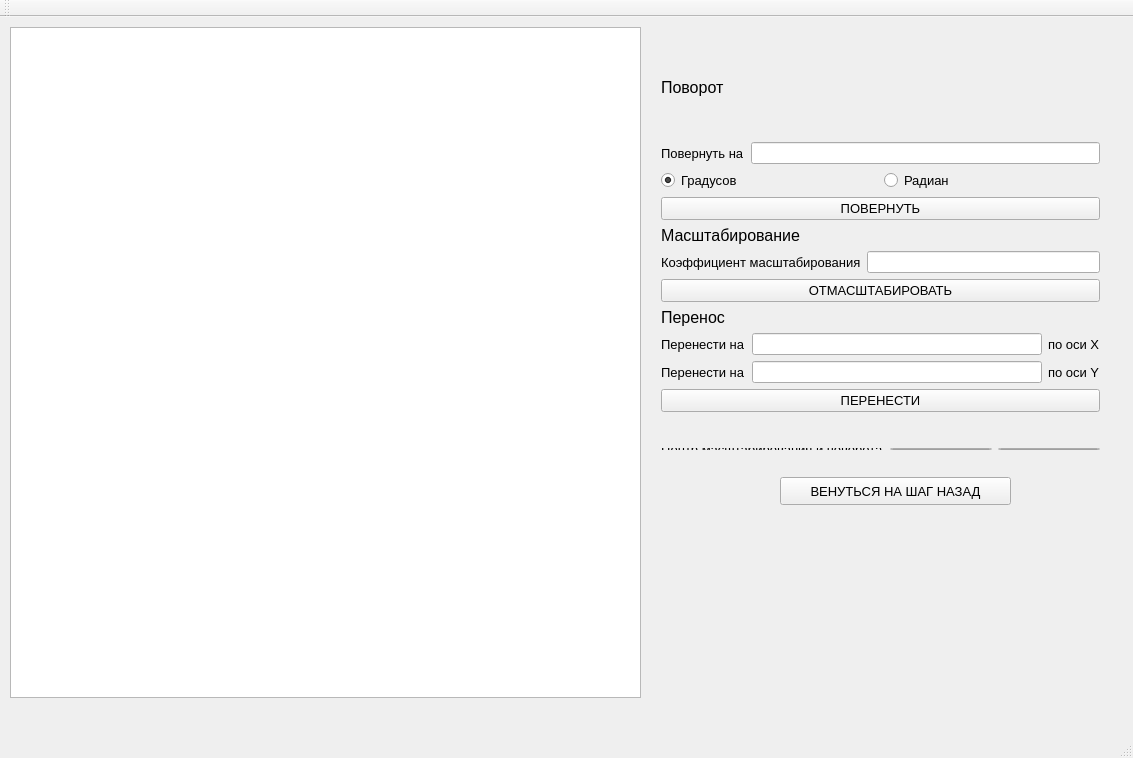
<?xml version="1.0" encoding="UTF-8"?>
<ui version="4.0">
 <class>MainWindow</class>
 <widget class="QMainWindow" name="MainWindow">
  <property name="geometry">
   <rect>
    <x>0</x>
    <y>0</y>
    <width>1133</width>
    <height>758</height>
   </rect>
  </property>
  <property name="windowTitle">
   <string>MainWindow</string>
  </property>
  <widget class="QWidget" name="centralWidget">
   <widget class="QGraphicsView" name="graphics">
    <property name="geometry">
     <rect>
      <x>10</x>
      <y>10</y>
      <width>631</width>
      <height>671</height>
     </rect>
    </property>
   </widget>
   <widget class="QPushButton" name="back">
    <property name="geometry">
     <rect>
      <x>780</x>
      <y>460</y>
      <width>231</width>
      <height>28</height>
     </rect>
    </property>
    <property name="font">
     <font>
      <pointsize>10</pointsize>
     </font>
    </property>
    <property name="text">
     <string>ВЕНУТЬСЯ НА ШАГ НАЗАД</string>
    </property>
   </widget>
   <widget class="QWidget" name="layoutWidget">
    <property name="geometry">
     <rect>
      <x>650</x>
      <y>10</y>
      <width>461</width>
      <height>396</height>
     </rect>
    </property>
    <layout class="QVBoxLayout" name="verticalLayout_5">
     <item>
      <layout class="QVBoxLayout" name="verticalLayout_2">
       <item>
        <layout class="QVBoxLayout" name="verticalLayout">
         <item>
          <widget class="QLabel" name="label">
           <property name="font">
            <font>
             <pointsize>12</pointsize>
            </font>
           </property>
           <property name="text">
            <string>Поворот</string>
           </property>
          </widget>
         </item>
         <item>
          <layout class="QHBoxLayout" name="horizontalLayout">
           <item>
            <widget class="QLabel" name="label_2">
             <property name="font">
              <font>
               <pointsize>10</pointsize>
              </font>
             </property>
             <property name="text">
              <string>Повернуть на</string>
             </property>
            </widget>
           </item>
           <item>
            <widget class="QLineEdit" name="lineEdit_rotate"/>
           </item>
          </layout>
         </item>
         <item>
          <layout class="QHBoxLayout" name="horizontalLayout_2">
           <item>
            <widget class="QRadioButton" name="deg">
             <property name="font">
              <font>
               <pointsize>10</pointsize>
              </font>
             </property>
             <property name="text">
              <string>Градусов</string>
             </property>
             <property name="checked">
              <bool>true</bool>
             </property>
            </widget>
           </item>
           <item>
            <widget class="QRadioButton" name="rad">
             <property name="font">
              <font>
               <pointsize>10</pointsize>
              </font>
             </property>
             <property name="text">
              <string>Радиан</string>
             </property>
            </widget>
           </item>
          </layout>
         </item>
        </layout>
       </item>
       <item>
        <widget class="QPushButton" name="rotate">
         <property name="font">
          <font>
           <pointsize>10</pointsize>
          </font>
         </property>
         <property name="text">
          <string>ПОВЕРНУТЬ</string>
         </property>
        </widget>
       </item>
      </layout>
     </item>
     <item>
      <layout class="QVBoxLayout" name="verticalLayout_3">
       <item>
        <layout class="QVBoxLayout" name="verticalLayout_4">
         <item>
          <widget class="QLabel" name="label_8">
           <property name="font">
            <font>
             <pointsize>12</pointsize>
            </font>
           </property>
           <property name="text">
            <string>Масштабирование</string>
           </property>
          </widget>
         </item>
         <item>
          <layout class="QHBoxLayout" name="horizontalLayout_5"/>
         </item>
         <item>
          <layout class="QHBoxLayout" name="horizontalLayout_6">
           <item>
            <widget class="QLabel" name="label_10">
             <property name="font">
              <font>
               <pointsize>10</pointsize>
              </font>
             </property>
             <property name="text">
              <string>Коэффициент масштабирования</string>
             </property>
            </widget>
           </item>
           <item>
            <widget class="QLineEdit" name="lineEdit_k"/>
           </item>
          </layout>
         </item>
         <item>
          <widget class="QPushButton" name="scale">
           <property name="font">
            <font>
             <pointsize>10</pointsize>
            </font>
           </property>
           <property name="text">
            <string>ОТМАСШТАБИРОВАТЬ</string>
           </property>
          </widget>
         </item>
        </layout>
       </item>
       <item>
        <widget class="QLabel" name="label_3">
         <property name="font">
          <font>
           <pointsize>12</pointsize>
          </font>
         </property>
         <property name="text">
          <string>Перенос</string>
         </property>
        </widget>
       </item>
       <item>
        <layout class="QHBoxLayout" name="horizontalLayout_3">
         <item>
          <widget class="QLabel" name="label_4">
           <property name="font">
            <font>
             <pointsize>10</pointsize>
            </font>
           </property>
           <property name="text">
            <string>Перенести на</string>
           </property>
          </widget>
         </item>
         <item>
          <widget class="QLineEdit" name="lineEdit_moveX"/>
         </item>
         <item>
          <widget class="QLabel" name="label_6">
           <property name="font">
            <font>
             <pointsize>10</pointsize>
            </font>
           </property>
           <property name="text">
            <string>по оси X</string>
           </property>
          </widget>
         </item>
        </layout>
       </item>
       <item>
        <layout class="QHBoxLayout" name="horizontalLayout_4">
         <item>
          <widget class="QLabel" name="label_5">
           <property name="font">
            <font>
             <pointsize>10</pointsize>
            </font>
           </property>
           <property name="text">
            <string>Перенести на</string>
           </property>
          </widget>
         </item>
         <item>
          <widget class="QLineEdit" name="lineEdit_moveY"/>
         </item>
         <item>
          <widget class="QLabel" name="label_7">
           <property name="font">
            <font>
             <pointsize>10</pointsize>
            </font>
           </property>
           <property name="text">
            <string>по оси Y</string>
           </property>
          </widget>
         </item>
        </layout>
       </item>
       <item>
        <widget class="QPushButton" name="move">
         <property name="font">
          <font>
           <pointsize>10</pointsize>
          </font>
         </property>
         <property name="text">
          <string>ПЕРЕНЕСТИ</string>
         </property>
        </widget>
       </item>
      </layout>
     </item>
    </layout>
   </widget>
   <widget class="QWidget" name="">
    <property name="geometry">
     <rect>
      <x>650</x>
      <y>420</y>
      <width>461</width>
      <height>24</height>
     </rect>
    </property>
    <layout class="QHBoxLayout" name="horizontalLayout_7">
     <item>
      <widget class="QLabel" name="label_9">
       <property name="font">
        <font>
         <pointsize>10</pointsize>
        </font>
       </property>
       <property name="text">
        <string>Центр масштабирования и поворота</string>
       </property>
      </widget>
     </item>
     <item>
      <widget class="QLineEdit" name="lineEdit_mX"/>
     </item>
     <item>
      <widget class="QLineEdit" name="lineEdit_mY"/>
     </item>
    </layout>
   </widget>
  </widget>
  <widget class="QMenuBar" name="menuBar">
   <property name="geometry">
    <rect>
     <x>0</x>
     <y>0</y>
     <width>1133</width>
     <height>26</height>
    </rect>
   </property>
  </widget>
  <widget class="QToolBar" name="mainToolBar">
   <attribute name="toolBarArea">
    <enum>TopToolBarArea</enum>
   </attribute>
   <attribute name="toolBarBreak">
    <bool>false</bool>
   </attribute>
  </widget>
  <widget class="QStatusBar" name="statusBar"/>
 </widget>
 <layoutdefault spacing="6" margin="11"/>
 <resources/>
 <connections/>
</ui>
